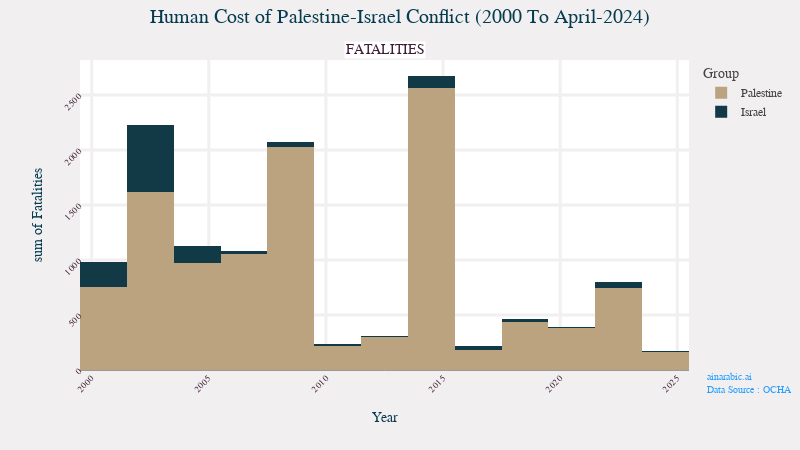

Notebook code cell kept with this figure:
### Markdown cell above
### **Histogram**

### Code cell
hist = Histogram(data=xls_df,variable = xls_features[0])
hist.show()

### Figure 1 — Plotly figure (JSON) as saved in the notebook; plotly's stock layout.template omitted (floating-point values rounded to 4 significant figures; data arrays with more than 128 entries replaced by an {"elided": "..."} marker saying what was removed)
{"data": [{"alignmentgroup": "True", "bingroup": "x", "histfunc": "sum", "hovertemplate": "Group=Palestine<br>Year=%{x}<br>sum of Fatalities=%{y}<extra></extra>", "legendgroup": "Palestine", "marker": {"color": "#BCA37F", "pattern": {"shape": ""}}, "name": "Palestine", "offsetgroup": "Palestine", "orientation": "v", "showlegend": true, "type": "histogram", "x": {"elided": "292 int values"}, "xaxis": "x", "y": {"elided": "292 int values"}, "yaxis": "y"}, {"alignmentgroup": "True", "bingroup": "x", "histfunc": "sum", "hovertemplate": "Group=Israel<br>Year=%{x}<br>sum of Fatalities=%{y}<extra></extra>", "legendgroup": "Israel", "marker": {"color": "#113946", "pattern": {"shape": ""}}, "name": "Israel", "offsetgroup": "Israel", "orientation": "v", "showlegend": true, "type": "histogram", "x": {"elided": "292 int values"}, "xaxis": "x", "y": {"elided": "292 int values"}, "yaxis": "y"}], "layout": {"annotations": [{"align": "left", "bgcolor": "white", "font": {"color": "#3F1D38", "size": 14}, "showarrow": false, "text": "FATALITIES", "x": 0.5, "xanchor": "center", "xref": "paper", "y": 1.06, "yanchor": "top", "yref": "paper"}, {"align": "left", "bgcolor": "#F1EFEF", "font": {"color": "#279EFF", "size": 10}, "showarrow": false, "text": "ainarabic.ai<br>Data Source : OCHA", "x": 1.1, "xanchor": "center", "xref": "paper", "y": 0, "yanchor": "top", "yref": "paper"}], "barmode": "relative", "height": 450, "legend": {"title": {"text": "Group"}, "tracegroupgap": 0}, "margin": {"t": 60}, "paper_bgcolor": "#F1EFEF", "plot_bgcolor": "white", "title": {"font": {"color": "#053B50", "family": "bold", "size": 20}, "text": "Human Cost of Palestine-Israel Conflict (2000 To April-2024)", "x": 0.5, "xanchor": "center", "y": 0.98, "yanchor": "top"}, "width": 800, "xaxis": {"anchor": "y", "automargin": true, "domain": [0, 1], "gridcolor": "#F1EFEF", "gridwidth": 3, "tickangle": -45, "tickfont": {"color": "#3F1D38", "size": 9}, "title": {"font": {"color": "#053B50", "family": "bold", "size": 14}, "text": "Year"}}, "yaxis": {"anchor": "x", "automargin": true, "domain": [0, 1], "gridcolor": "#F1EFEF", "gridwidth": 3, "tickangle": -45, "tickfont": {"color": "#3F1D38", "size": 9}, "title": {"font": {"color": "#053B50", "family": "bold", "size": 14}, "text": "sum of Fatalities"}}}}
